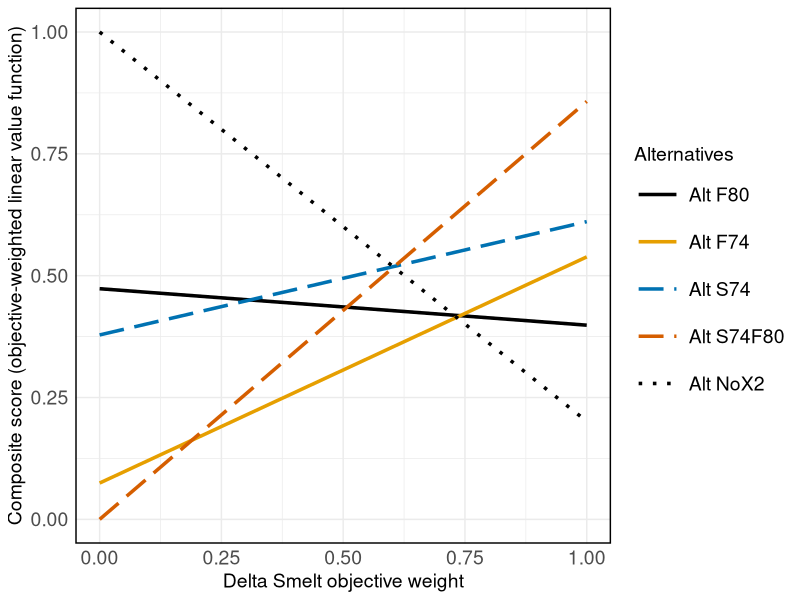
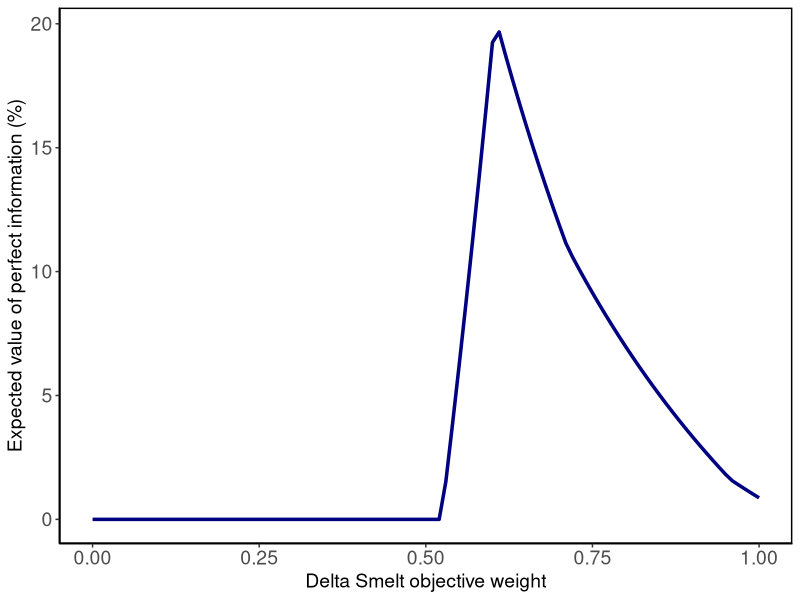
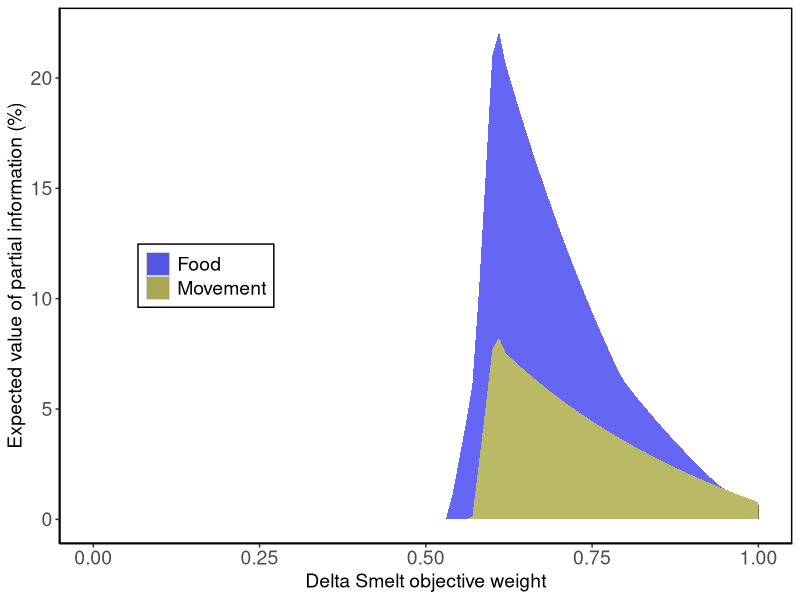
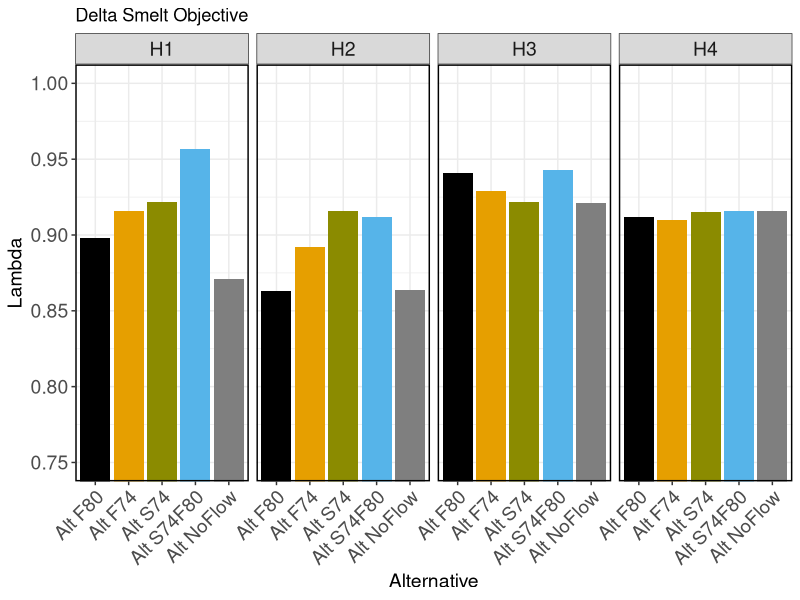
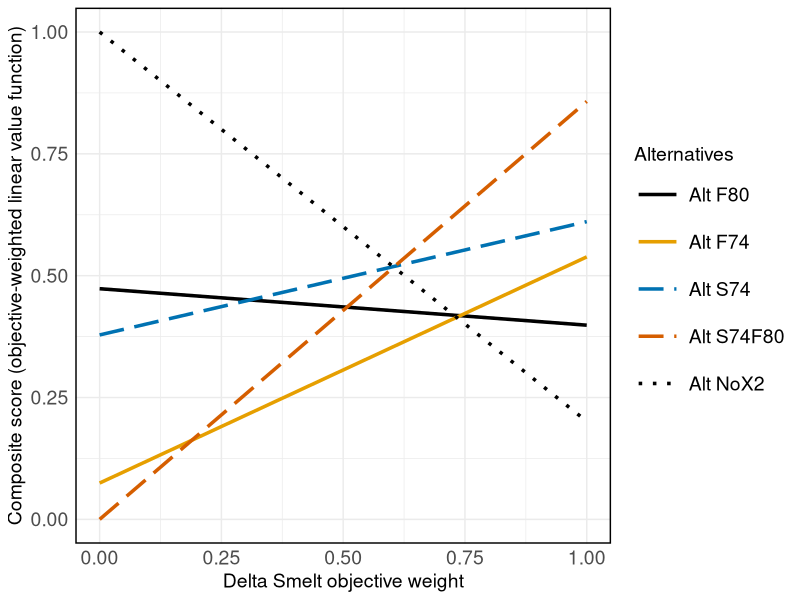
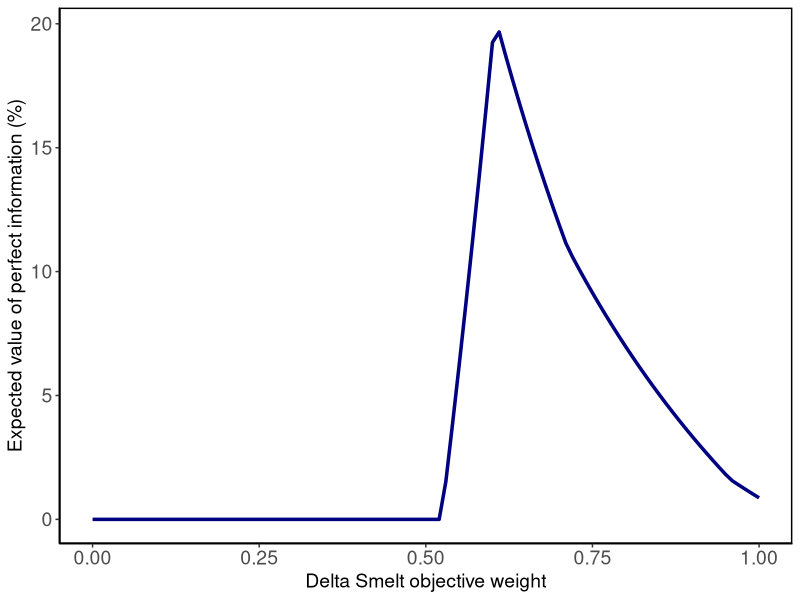
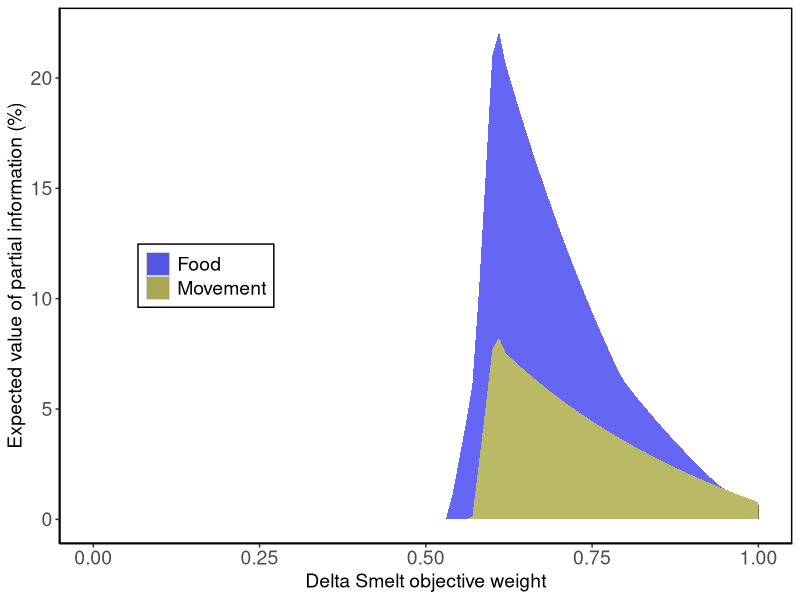
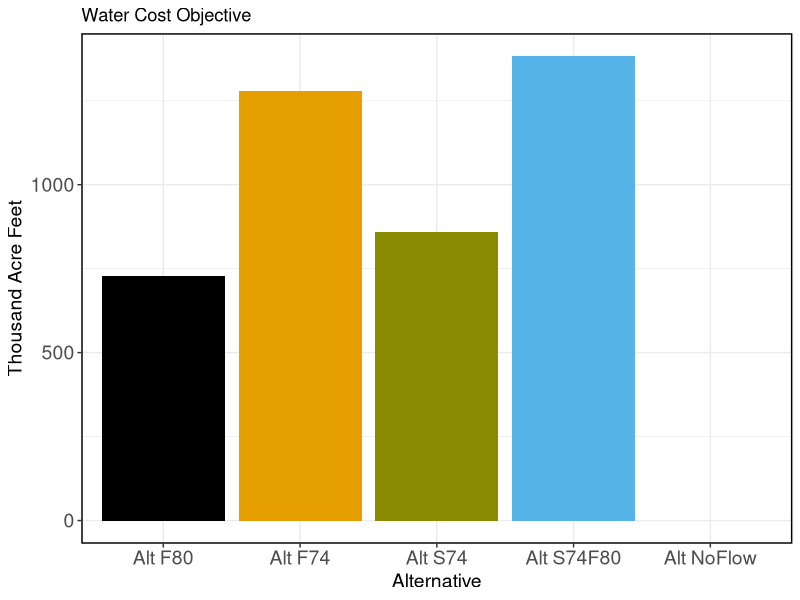

R code for these plots, in order:
library(tidyverse)

setwd("C:/Users/bmahardja/Documents/GitHub/DeltaSmelt_SummerFallX2_VOI/Consequence_Table")

cons_table <- read.csv(file.path("Data","ConsequenceTable_2024-08-21.csv"))

# Standardize score based on local scale

dsm <- cons_table %>% filter(Objective=="DeltaSmelt") %>%
  mutate(std_score=(Score-min(Score))/(max(Score)-min(Score)))

water <- cons_table %>% filter(Objective=="WaterCost") %>%
  mutate(std_score=(max(Score)-Score)/(max(Score)-min(Score)))


# Hypothesis weights
cons_table_std <- bind_rows(dsm, water) %>% mutate(hypo_weight= case_when(Hypothesis == "H1" ~ 0.575,
                                                                          Hypothesis == "H2" ~ 0.175,
                                                                          Hypothesis == "H3" ~ 0.175,
                                                                          Hypothesis == "H4" ~ 0.075)) %>%
  mutate(score_hyp = hypo_weight*std_score) 

# Create dataset necessary for the line plot
line_plot_data <- cons_table_std %>% group_by(Alternatives,Objective) %>%
  summarise(comp_score = sum(score_hyp)) %>% mutate(fish_weight = case_when(Objective == "DeltaSmelt" ~ 1.0,
                                                                            Objective == "WaterCost" ~ 0))
# Define custom colors
custom_colors <- c("Alt F80" = "black","Alt F74" = "#E69F00", "Alt S74" = "#0072B2", "Alt S74F80"= "#D55E00","Alt NoX2" = "black","Alt NoFlow" = "black")
custom_line <- c("Alt F80" = "solid","Alt F74" = "solid", "Alt S74" = "longdash", "Alt S74F80"= "longdash","Alt NoX2" = "dotted","Alt NoFlow" = "dotted")

# Convert the 'Category' column to a factor with a specific order
line_plot_data$Alternatives <- factor(line_plot_data$Alternatives, levels = c("Alt F80", "Alt F74", "Alt S74",
                                                                                "Alt S74F80","Alt NoX2"))
# Change name for AFS
#levels(line_plot_data$Alternatives)[levels(line_plot_data$Alternatives) == "Alt NoX2"] <- "Alt NoFlow"


# Line plot
plot_scoreline <- ggplot(data=line_plot_data, aes(x=fish_weight, y=comp_score, color=Alternatives,linetype=Alternatives)) +
  geom_line(linewidth= 1.2) +
  theme_minimal()+
  labs(title = NULL,
       x = "Delta Smelt objective weight",
       y = "Composite score (objective-weighted linear value function)") +
  theme(axis.text = element_text(size = 14),  # Increase tick mark font size
  panel.border = element_rect(color = "black", fill = NA, linewidth = 1),
  legend.text=element_text(size=14),
  legend.title=element_text(size=14),
  axis.title.x = element_text(size=14),
  axis.title.y = element_text(size=14),
  legend.key.size = unit(1.2, "cm"))+
  scale_color_manual(values = custom_colors) +
  scale_linetype_manual(values = custom_line)
plot_scoreline

# Export plot
tiff(filename=file.path("Output","Figure_LinePlot_2Objectives.tiff"),
     type="cairo",
     units="in", 
     width=10, #10*1, 
     height=6, #22*1, 
     pointsize=5, #12, 
     res=300,
     compression="lzw")
plot_scoreline
dev.off()

######
# Expected Value of Perfect Information calculation


#####
# Initialize the results data frame
EVPI_results <- data.frame(fish_weight = numeric(), EVPI = numeric(), EV_uncertainty = numeric())

# Assuming cons_table_std is already defined and contains the necessary columns

# Define a function to calculate EVPI for a given fish weight
calculate_EVPI <- function(i) {
  cons_table_reconfig <- cons_table_std %>% 
    dplyr::select(Alternatives, Hypothesis, Objective, std_score, hypo_weight) %>% 
    spread(Objective, std_score) %>% 
    mutate(composite_score = (DeltaSmelt * i) + (WaterCost * (1 - i)))
  
  certainty_calc <- cons_table_reconfig %>% 
    group_by(Hypothesis) %>% 
    summarise(composite_score = max(composite_score), hypo_weight = mean(hypo_weight)) %>%
    mutate(hypothesis_score = composite_score * hypo_weight)
  
  EV_under_certainty <- sum(certainty_calc$hypothesis_score)
  
  uncertainty_calc <- cons_table_reconfig %>% 
    mutate(composite_score_hypo = hypo_weight * composite_score) %>% 
    group_by(Alternatives) %>% 
    summarise(composite_score = sum(composite_score_hypo))
  
  EV_under_uncertainty <- max(uncertainty_calc$composite_score)
  
  EV_PI <- EV_under_certainty - EV_under_uncertainty
  
  # Create a new row with the fish weight and EVPI results
  new_row <- data.frame(fish_weight = i,
                        EVPI = EV_PI, 
                        EV_uncertainty = EV_under_uncertainty)
  
  return(new_row)
}

# Use lapply to calculate EVPI for each fish weight
EVPI_results_list <- lapply(seq(0, 1, 0.01), calculate_EVPI)

# Combine the results into a single data frame
EVPI_results <- do.call(rbind, EVPI_results_list)

# Add percentage of value per Brian Healy's figure
EVPI_results <- EVPI_results %>% mutate(percent_EVPI = EVPI/EV_uncertainty*100)

#####
# Create plot for EVPI
plot_EVPI <- ggplot(EVPI_results, aes(x = fish_weight, y = percent_EVPI)) +
  geom_line(color = "navy", linewidth = 1.2) +  # Line color and thickness
  labs(title = NULL,
       x = "Delta Smelt objective weight",
       y = "Expected value of perfect information (%)") +
  theme_classic() +                          # Classic theme
  theme(axis.text = element_text(size = 14),  # Increase tick mark font size
        panel.border = element_rect(color = "black", fill = NA, linewidth = 1),
        legend.text=element_text(size=14),
        legend.title=element_text(size=14),
        axis.title.x = element_text(size=14),
        axis.title.y = element_text(size=14))
plot_EVPI

# Export plot
tiff(filename=file.path("Output","Figure_EVPI_2Objectives.tiff"),
     type="cairo",
     units="in", 
     width=8, #10*1, 
     height=6, #22*1, 
     pointsize=5, #12, 
     res=300,
     compression="lzw")
plot_EVPI
dev.off()

        
######
# Partial Expected Value of Perfect Information calculation

# Partial EVPI for resolving the food hypothesis

# Set up the data frame
EVPI_results_partial_food <- data.frame(fish_weight = numeric(),
                                        EVPI = numeric(), 
                                        Hypothesis = factor())

# Define a function to calculate partial EVPI for a given fish weight
calculate_partial_EVPI <- function(i) {
  cons_table_reconfig <- cons_table_std %>% 
    dplyr::select(Alternatives, Hypothesis, Objective, std_score, hypo_weight) %>% 
    spread(Objective, std_score) %>% 
    mutate(composite_score = (DeltaSmelt * i) + (WaterCost * (1 - i))) %>%
    # Create a new column that defines the food hypothesis
    mutate(Hypothesis_food = case_when(Hypothesis == "H1" ~ "Food",
                                       Hypothesis == "H2" ~ "Food",
                                       Hypothesis == "H3" ~ "No Food",
                                       Hypothesis == "H4" ~ "No Food"))
  
  partial_certainty_calc <- cons_table_reconfig %>% 
    group_by(Hypothesis_food, Alternatives) %>% 
    mutate(composite_score_hypo = hypo_weight * composite_score) %>%
    summarise(composite_score = sum(composite_score_hypo), 
              hypo_weight = sum(hypo_weight), .groups = 'drop') %>%
    # Remember to divide everything by the collapsed/combined hypothesis weights
    mutate(composite_score = composite_score / hypo_weight) %>% 
    ungroup() %>%
    group_by(Hypothesis_food) %>% 
    summarise(hypo_weight = mean(hypo_weight), 
              best_score = max(composite_score), .groups = 'drop') %>%
    mutate(score_for_EVPI = hypo_weight * best_score)
  
  EV_under_partial_certainty <- sum(partial_certainty_calc$score_for_EVPI)
  
  uncertainty_calc <- cons_table_reconfig %>% 
    mutate(composite_score_hypo = hypo_weight * composite_score) %>% 
    group_by(Alternatives) %>% 
    summarise(composite_score = sum(composite_score_hypo), .groups = 'drop')
  
  EV_under_uncertainty <- max(uncertainty_calc$composite_score)
  
  EVPI_partial_food <- EV_under_partial_certainty - EV_under_uncertainty
  
  # Create a new row with the fish weight and EVPI results
  new_row <- data.frame(fish_weight = i,
                        EVPI = EVPI_partial_food,
                        Hypothesis = "Food")
  
  return(new_row)
}

# Use lapply to calculate the partial EVPI for each fish weight
EVPI_results_list <- lapply(seq(0, 1, 0.01), calculate_partial_EVPI)

# Combine the results into a single data frame
EVPI_results_partial_food <- do.call(rbind, EVPI_results_list)


# Set up the data frame
EVPI_results_partial_movement <- data.frame(fish_weight = numeric(),
                                            EVPI = numeric(), 
                                            Hypothesis = factor())

# Define a function to calculate partial EVPI for a given fish weight
calculate_partial_EVPI_movement <- function(i) {
  cons_table_reconfig <- cons_table_std %>% 
    dplyr::select(Alternatives, Hypothesis, Objective, std_score, hypo_weight) %>% 
    spread(Objective, std_score) %>% 
    mutate(composite_score = (DeltaSmelt * i) + (WaterCost * (1 - i))) %>%
    # Create a new column that defines the movement hypothesis
    mutate(Hypothesis_movement = case_when(Hypothesis == "H1" ~ "Movement",
                                           Hypothesis == "H2" ~ "No Movement",
                                           Hypothesis == "H3" ~ "Movement",
                                           Hypothesis == "H4" ~ "No Movement"))
  
  partial_certainty_calc <- cons_table_reconfig %>% 
    group_by(Hypothesis_movement, Alternatives) %>% 
    mutate(composite_score_hypo = hypo_weight * composite_score) %>%
    summarise(composite_score = sum(composite_score_hypo), 
              hypo_weight = sum(hypo_weight), .groups = 'drop') %>%
    # Remember to divide everything by the collapsed/combined hypothesis weights
    mutate(composite_score = composite_score / hypo_weight) %>% 
    ungroup() %>%
    group_by(Hypothesis_movement) %>% 
    summarise(hypo_weight = mean(hypo_weight), 
              best_score = max(composite_score), .groups = 'drop') %>%
    mutate(score_for_EVPI = hypo_weight * best_score)
  
  EV_under_partial_certainty <- sum(partial_certainty_calc$score_for_EVPI)
  
  uncertainty_calc <- cons_table_reconfig %>% 
    mutate(composite_score_hypo = hypo_weight * composite_score) %>% 
    group_by(Alternatives) %>% 
    summarise(composite_score = sum(composite_score_hypo), .groups = 'drop')
  
  EV_under_uncertainty <- max(uncertainty_calc$composite_score)
  
  EVPI_partial_movement <- EV_under_partial_certainty - EV_under_uncertainty
  
  # Create a new row with the fish weight and EVPI results
  new_row <- data.frame(fish_weight = i,
                        EVPI = EVPI_partial_movement,
                        Hypothesis = "Movement")
  
  return(new_row)
}

# Use lapply to calculate the partial EVPI for each fish weight
EVPI_results_list_movement <- lapply(seq(0, 1, 0.01), calculate_partial_EVPI_movement)

# Combine the results into a single data frame
EVPI_results_partial_movement <- do.call(rbind, EVPI_results_list_movement)

# Combine the two datasets together
EVPI_results_combined <- bind_rows(EVPI_results_partial_food,EVPI_results_partial_movement)

EVPI_results_combined <- EVPI_results_combined %>% left_join(EVPI_results %>% select(fish_weight,EV_uncertainty)) %>%
  mutate(percent_EVPI = EVPI/EV_uncertainty*100)

# Define custom colors
custom_colors <- c("Food" = "blue2", "Movement" = "yellow4")

# Stacked area chart
plot_partial_EVPI <- ggplot(EVPI_results_combined, aes(x=fish_weight, y=percent_EVPI, fill=Hypothesis)) + 
  geom_area(alpha=0.6, position='stack') +  
  labs(title = NULL,
       x = "Delta Smelt objective weight",
       y = "Expected value of partial information (%)") +
  theme_classic() +                          # Classic theme 
  theme(axis.text = element_text(size = 14),
        panel.border = element_rect(color = "black", fill = NA, linewidth = 1),
        legend.text=element_text(size=14),
        legend.title=element_text(size=14),
        axis.title.x = element_text(size=14),
        axis.title.y = element_text(size=14))+
  theme(legend.title = element_blank(),      # Remove legend title
        legend.position = c(0.2, 0.5),            # Position the legend
  legend.background = element_rect(color = "black"), # Legend background
  legend.key = element_rect(fill = "lightgray")) + # Legend key color
  scale_fill_manual(values = custom_colors)     # Use a color palette

plot_partial_EVPI

# Export plot
tiff(filename=file.path("Output","Figure_EVPI_partial_2Objectives.tiff"),
     type="cairo",
     units="in", 
     width=8, #10*1, 
     height=6, #22*1, 
     pointsize=5, #12, 
     res=300,
     compression="lzw")
plot_partial_EVPI
dev.off()

#######
# Alternate way of showing data instead of consequence table
# Using bar chart

# Define custom colors
custom_colors_alt <- c("Alt F80" = "#000000", "Alt F74" = "#E69F00",
                       "Alt S74" = "yellow4" , "Alt S74F80" = "#56B4E9","Alt NoX2"= "#999999")

# Grab data for the water cost plot
data_plot_water <- cons_table %>% filter(Objective=="WaterCost"&Hypothesis=="H1") %>%
  select(-Hypothesis)

# Convert the 'Category' column to a factor with a specific order
data_plot_water$Alternatives <- factor(data_plot_water$Alternatives, levels = c("Alt F80", "Alt F74", "Alt S74",
                                                                                "Alt S74F80","Alt NoX2"))

# Change name for AFS
levels(data_plot_water$Alternatives)[levels(data_plot_water$Alternatives) == "Alt NoX2"] <- "Alt NoFlow"

# Water cost plot
plot_bar_water <- ggplot(data_plot_water, aes(x=Alternatives, y=Score, fill=Alternatives)) +
  geom_bar(stat = "identity") +
  labs(title = "Water Cost Objective",
       x = "Alternative",
       y = "Thousand Acre Feet") + 
  scale_fill_manual(values = custom_colors_alt,guide="none")  +   # Use a color palette
  theme_bw() +                          # Classic theme 
  theme(axis.text = element_text(size = 14),
        panel.border = element_rect(color = "black", fill = NA, linewidth = 1),
        axis.title.x = element_text(size=14),
        axis.title.y = element_text(size=14))
#plot_bar_water

# Export plot
tiff(filename=file.path("Output","Figure_BarPlot_WaterObjective.tiff"),
     type="cairo",
     units="in", 
     width=8, #10*1, 
     height=5, #22*1, 
     pointsize=5, #12, 
     res=300,
     compression="lzw")
plot_bar_water
dev.off()

# Grab data for the delta smelt plot
data_plot_dsm <- dsm

# Convert the 'Category' column to a factor with a specific order
data_plot_dsm$Alternatives <- factor(data_plot_dsm$Alternatives, levels = c("Alt F80", "Alt F74", "Alt S74",
                                                                                "Alt S74F80","Alt NoX2"))
# Change name for AFS
levels(data_plot_dsm$Alternatives)[levels(data_plot_dsm$Alternatives) == "Alt NoX2"] <- "Alt NoFlow"

# Delta Smelt obj plot
plot_bar_dsm <- ggplot(data_plot_dsm, aes(x=Alternatives, y=Score, fill=Alternatives)) +
  geom_bar(stat = "identity") +
  labs(title = "Delta Smelt Objective",
       x = "Alternative",
       y = "Lambda") + 
  facet_grid(cols = vars(Hypothesis)) +
  scale_fill_manual(values = custom_colors_alt,guide="none")  +   # Use a color palette
  theme_bw() +                          # Classic theme 
  coord_cartesian(ylim=c(0.75,1)) +
  theme(axis.text.y = element_text(size = 14),
        axis.text.x = element_text(size = 14,angle = 45, hjust = 1),
        panel.border = element_rect(color = "black", fill = NA, linewidth = 1),
        axis.title.x = element_text(size=14),
        axis.title.y = element_text(size=14),
        strip.text = element_text(size = 14))
plot_bar_dsm


# Export plot
tiff(filename=file.path("Output","Figure_BarPlot_DeltaSmeltObjective.tiff"),
     type="cairo",
     units="in", 
     width=11, #10*1, 
     height=6, #22*1, 
     pointsize=5, #12, 
     res=300,
     compression="lzw")
plot_bar_dsm
dev.off()













#################################
#Excess code DO NOT USE
# VOI
fish_weight <- 0.87

cons_table_reconfig <- cons_table_std %>% dplyr::select(Alternatives,Hypothesis,Objective,std_score,hypo_weight) %>% 
  spread(Objective,std_score) %>% mutate(composite_score = (DeltaSmelt*fish_weight)+(WaterCost*(1-fish_weight)) )

certainty_calc <- cons_table_reconfig %>% group_by(Hypothesis) %>% summarise(composite_score=max(composite_score),hypo_weight = mean(hypo_weight)) %>%
  mutate(hypothesis_score = composite_score*hypo_weight)

EV_under_certainty <- sum(certainty_calc$hypothesis_score)

uncertainty_calc <- cons_table_reconfig %>% mutate(composite_score_hypo = hypo_weight*composite_score) %>% group_by(Alternatives) %>% 
  summarise(composite_score = sum(composite_score_hypo))

EV_under_uncertainty <- max(uncertainty_calc$composite_score)

EVPI <- EV_under_certainty - EV_under_uncertainty

# Old code using for loop before switching to lapply
# Set up the data frame
EVPI_results <- data.frame(fish_weight = numeric(),
                           EVPI = numeric(), EV_uncertainty=numeric())
# Loop function across objective weights
for (i in seq(0, 1, 0.01)) {
  cons_table_reconfig <- cons_table_std %>% dplyr::select(Alternatives,Hypothesis,Objective,std_score,hypo_weight) %>% 
    spread(Objective,std_score) %>% mutate(composite_score = (DeltaSmelt*i)+(WaterCost*(1-i)) )
  
  certainty_calc <- cons_table_reconfig %>% group_by(Hypothesis) %>% summarise(composite_score=max(composite_score),hypo_weight = mean(hypo_weight)) %>%
    mutate(hypothesis_score = composite_score*hypo_weight)
  
  EV_under_certainty <- sum(certainty_calc$hypothesis_score)
  
  uncertainty_calc <- cons_table_reconfig %>% mutate(composite_score_hypo = hypo_weight*composite_score) %>% group_by(Alternatives) %>% 
    summarise(composite_score = sum(composite_score_hypo))
  
  EV_under_uncertainty <- max(uncertainty_calc$composite_score)
  
  EV_PI <- EV_under_certainty - EV_under_uncertainty
  
  # Create a new row with the iteration number, value, and calculation description
  new_row <- data.frame(fish_weight = i,
                        EVPI = EV_PI, EV_uncertainty=EV_under_uncertainty)
  
  # Append the new row to the results data frame
  EVPI_results <- rbind(EVPI_results, new_row)
}

# Add percentage of value per Brian Healy's figure
EVPI_results <- EVPI_results %>% mutate(percent_EVPI = EVPI/EV_uncertainty*100)

#####
# Food only
fish_weight <- 0.2

cons_table_reconfig <- cons_table_std %>% dplyr::select(Alternatives,Hypothesis,Objective,std_score,hypo_weight) %>% 
  spread(Objective,std_score) %>% mutate(composite_score = (DeltaSmelt*fish_weight)+(WaterCost*(1-fish_weight)) ) %>%
  # Create a new column that defines the food hypothesis
  mutate(Hypothesis_food = case_when(Hypothesis == "H1" ~ "Food",
                                     Hypothesis == "H2" ~ "Food",
                                     Hypothesis == "H3" ~ "No Food",
                                     Hypothesis == "H4" ~ "No Food"))

partial_certainty_calc <- cons_table_reconfig %>% group_by(Hypothesis_food,Alternatives) %>% mutate(composite_score_hypo = hypo_weight*composite_score) %>%
  summarise(composite_score = sum(composite_score_hypo),hypo_weight=sum(hypo_weight)) %>% mutate(composite_score=composite_score/hypo_weight) %>% ungroup() %>%
  group_by(Hypothesis_food) %>% summarise(hypo_weight=mean(hypo_weight),best_score=max(composite_score)) %>% 
  mutate(score_for_EVPI = hypo_weight*best_score)

EV_under_partial_certainty <- sum(partial_certainty_calc$score_for_EVPI)

uncertainty_calc <- cons_table_reconfig %>% mutate(composite_score_hypo = hypo_weight*composite_score) %>% group_by(Alternatives) %>% 
  summarise(composite_score = sum(composite_score_hypo))

EV_under_uncertainty <- max(uncertainty_calc$composite_score)

EVPI_partial_food <- EV_under_partial_certainty - EV_under_uncertainty
EV_under_partial_certainty - EV_under_uncertainty


# Partial EVPI for resolving the movement hypothesis
# Set up the data frame
EVPI_results_partial_movement <- data.frame(fish_weight = numeric(),
                                            EVPI = numeric(), Hypothesis = factor())

# Loop function across objective weights
for (i in seq(0, 1, 0.01)) {
  cons_table_reconfig <- cons_table_std %>% dplyr::select(Alternatives,Hypothesis,Objective,std_score,hypo_weight) %>% 
    spread(Objective,std_score) %>% mutate(composite_score = (DeltaSmelt*i)+(WaterCost*(1-i)) ) %>%
    # Create a new column that defines the food hypothesis
    mutate(Hypothesis_movement = case_when(Hypothesis == "H1" ~ "Movement",
                                           Hypothesis == "H2" ~ "No Movement",
                                           Hypothesis == "H3" ~ "Movement",
                                           Hypothesis == "H4" ~ "No Movement"))
  
  partial_certainty_calc <- cons_table_reconfig %>% group_by(Hypothesis_movement,Alternatives) %>% mutate(composite_score_hypo = hypo_weight*composite_score) %>%
    summarise(composite_score = sum(composite_score_hypo),hypo_weight=sum(hypo_weight)) %>% 
    # Remember to divide everything by the collapsed/combined hypothesis weights
    mutate(composite_score=composite_score/hypo_weight) %>% ungroup() %>%
    group_by(Hypothesis_movement) %>% summarise(hypo_weight=mean(hypo_weight),best_score=max(composite_score)) %>% 
    mutate(score_for_EVPI = hypo_weight*best_score)
  
  EV_under_partial_certainty <- sum(partial_certainty_calc$score_for_EVPI)
  
  uncertainty_calc <- cons_table_reconfig %>% mutate(composite_score_hypo = hypo_weight*composite_score) %>% group_by(Alternatives) %>% 
    summarise(composite_score = sum(composite_score_hypo))
  
  EV_under_uncertainty <- max(uncertainty_calc$composite_score)
  
  EVPI_partial_movement <- EV_under_partial_certainty - EV_under_uncertainty
  
  # Create a new row with the iteration number, value, and calculation description
  new_row <- data.frame(fish_weight = i,
                        EVPI = EVPI_partial_movement,
                        Hypothesis = "Movement")
  
  # Append the new row to the results data frame
  EVPI_results_partial_movement <- rbind(EVPI_results_partial_movement, new_row)
}
